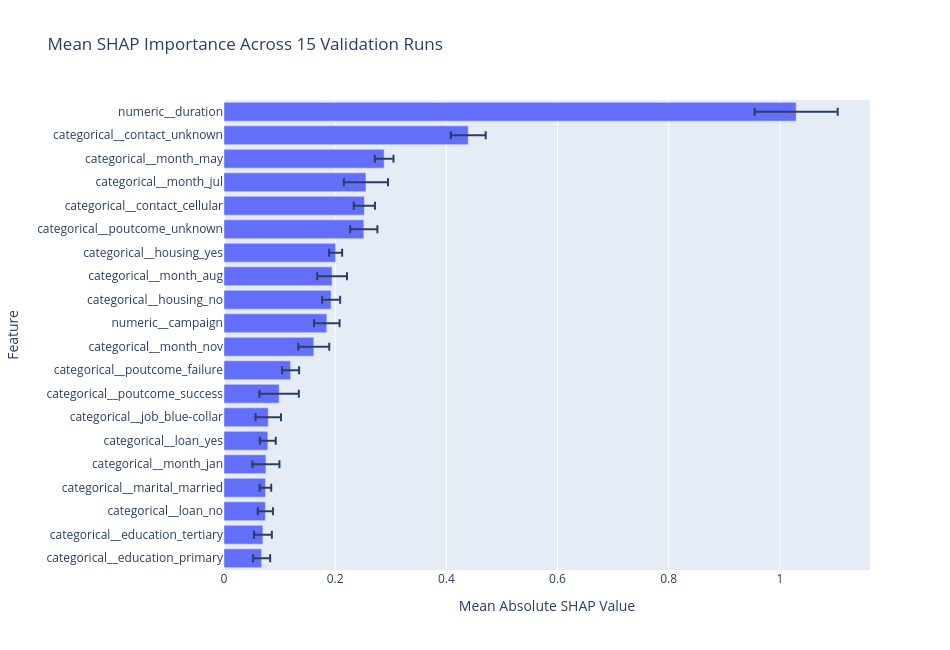

The notebook cell this image was saved under:
### Code cell
# ============================================================
# CELL 18 — MEAN SHAP IMPORTANCE WITH VARIABILITY
# ============================================================

plot_data = (
    shap_feature_summary
    .head(20)
    .sort_values(
        "Mean",
        ascending=True
    )
)

fig = go.Figure()

fig.add_trace(
    go.Bar(
        x=plot_data["Mean"],
        y=plot_data["Feature"],
        orientation="h",
        error_x=dict(
            type="data",
            array=plot_data["Std"],
            visible=True
        ),
        name="Mean |SHAP|"
    )
)

fig.update_layout(
    title="Mean SHAP Importance Across 15 Validation Runs",
    xaxis_title="Mean Absolute SHAP Value",
    yaxis_title="Feature",
    width=950,
    height=650
)

fig.show()

### Figure 1 — Plotly figure (JSON) as saved in the notebook; plotly's stock layout.template omitted (floating-point values rounded to 4 significant figures)
{"data": [{"error_x": {"array": [0.01538, 0.01609, 0.01363, 0.01035, 0.02434, 0.01427, 0.02284, 0.03541, 0.01526, 0.02786, 0.02294, 0.01623, 0.02686, 0.01176, 0.02444, 0.01906, 0.03976, 0.01682, 0.03137, 0.07472], "type": "data", "visible": true}, "name": "Mean |SHAP|", "orientation": "h", "type": "bar", "x": [0.06767, 0.06997, 0.07447, 0.0746, 0.07544, 0.07882, 0.07966, 0.09918, 0.1198, 0.1615, 0.185, 0.1927, 0.1944, 0.2008, 0.2515, 0.2526, 0.2553, 0.2881, 0.4395, 1.029], "y": ["categorical__education_primary", "categorical__education_tertiary", "categorical__loan_no", "categorical__marital_married", "categorical__month_jan", "categorical__loan_yes", "categorical__job_blue-collar", "categorical__poutcome_success", "categorical__poutcome_failure", "categorical__month_nov", "numeric__campaign", "categorical__housing_no", "categorical__month_aug", "categorical__housing_yes", "categorical__poutcome_unknown", "categorical__contact_cellular", "categorical__month_jul", "categorical__month_may", "categorical__contact_unknown", "numeric__duration"]}], "layout": {"height": 650, "title": {"text": "Mean SHAP Importance Across 15 Validation Runs"}, "width": 950, "xaxis": {"title": {"text": "Mean Absolute SHAP Value"}}, "yaxis": {"title": {"text": "Feature"}}}}
